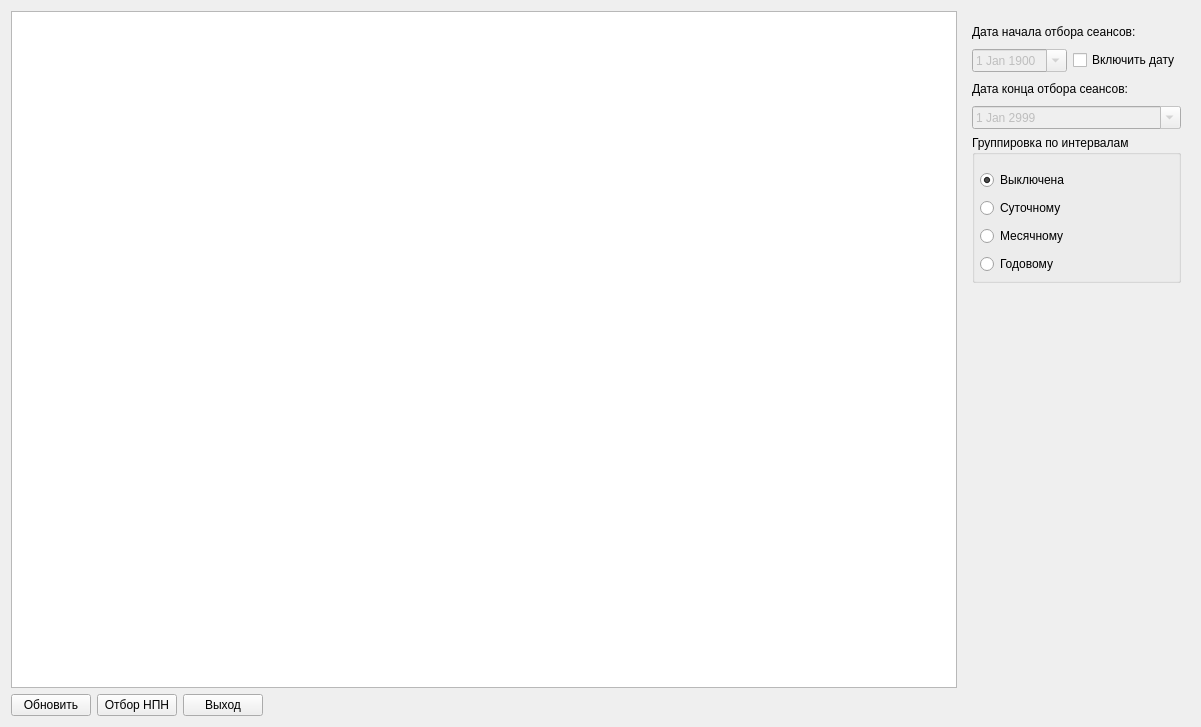
<?xml version="1.0" encoding="UTF-8"?>
<ui version="4.0">
 <class>FSeansDs</class>
 <widget class="QWidget" name="FSeansDs">
  <property name="windowModality">
   <enum>Qt::ApplicationModal</enum>
  </property>
  <property name="geometry">
   <rect>
    <x>0</x>
    <y>0</y>
    <width>1201</width>
    <height>727</height>
   </rect>
  </property>
  <property name="windowTitle">
   <string>Предварительная оценка сеансов ДС</string>
  </property>
  <property name="windowIcon">
   <iconset resource="res.qrc">
    <normaloff>:/res/1/table.png</normaloff>:/res/1/table.png</iconset>
  </property>
  <layout class="QGridLayout" name="gridLayout_2">
   <item row="0" column="0">
    <widget class="QTableView" name="tableView"/>
   </item>
   <item row="0" column="1">
    <layout class="QVBoxLayout" name="verticalLayout">
     <item>
      <widget class="QFrame" name="frame">
       <property name="minimumSize">
        <size>
         <width>215</width>
         <height>281</height>
        </size>
       </property>
       <property name="maximumSize">
        <size>
         <width>300</width>
         <height>320</height>
        </size>
       </property>
       <property name="frameShape">
        <enum>QFrame::NoFrame</enum>
       </property>
       <property name="frameShadow">
        <enum>QFrame::Raised</enum>
       </property>
       <layout class="QGridLayout" name="gridLayout">
        <item row="0" column="0">
         <widget class="QLabel" name="label">
          <property name="text">
           <string>Дата начала отбора сеансов:</string>
          </property>
         </widget>
        </item>
        <item row="1" column="0">
         <layout class="QHBoxLayout" name="horizontalLayout_2">
          <item>
           <widget class="QDateEdit" name="de_ns">
            <property name="enabled">
             <bool>false</bool>
            </property>
            <property name="calendarPopup">
             <bool>true</bool>
            </property>
            <property name="date">
             <date>
              <year>1900</year>
              <month>1</month>
              <day>1</day>
             </date>
            </property>
           </widget>
          </item>
          <item>
           <widget class="QCheckBox" name="cb_ns">
            <property name="text">
             <string>Включить дату</string>
            </property>
            <property name="checked">
             <bool>false</bool>
            </property>
           </widget>
          </item>
         </layout>
        </item>
        <item row="2" column="0">
         <widget class="QLabel" name="label_2">
          <property name="text">
           <string>Дата конца отбора сеансов:</string>
          </property>
         </widget>
        </item>
        <item row="3" column="0">
         <widget class="QDateEdit" name="de_ks">
          <property name="enabled">
           <bool>false</bool>
          </property>
          <property name="calendarPopup">
           <bool>true</bool>
          </property>
          <property name="date">
           <date>
            <year>2999</year>
            <month>1</month>
            <day>1</day>
           </date>
          </property>
         </widget>
        </item>
        <item row="4" column="0">
         <widget class="QGroupBox" name="grBox">
          <property name="minimumSize">
           <size>
            <width>201</width>
            <height>148</height>
           </size>
          </property>
          <property name="title">
           <string>Группировка по интервалам</string>
          </property>
          <widget class="QRadioButton" name="rbNo">
           <property name="geometry">
            <rect>
             <x>8</x>
             <y>34</y>
             <width>102</width>
             <height>22</height>
            </rect>
           </property>
           <property name="text">
            <string>Выключена</string>
           </property>
           <property name="checked">
            <bool>true</bool>
           </property>
          </widget>
          <widget class="QRadioButton" name="rbSut">
           <property name="geometry">
            <rect>
             <x>8</x>
             <y>62</y>
             <width>98</width>
             <height>22</height>
            </rect>
           </property>
           <property name="text">
            <string>Суточному</string>
           </property>
          </widget>
          <widget class="QRadioButton" name="rbMes">
           <property name="geometry">
            <rect>
             <x>8</x>
             <y>90</y>
             <width>101</width>
             <height>22</height>
            </rect>
           </property>
           <property name="text">
            <string>Месячному</string>
           </property>
          </widget>
          <widget class="QRadioButton" name="rbGod">
           <property name="geometry">
            <rect>
             <x>8</x>
             <y>118</y>
             <width>91</width>
             <height>22</height>
            </rect>
           </property>
           <property name="text">
            <string>Годовому</string>
           </property>
          </widget>
         </widget>
        </item>
       </layout>
      </widget>
     </item>
     <item>
      <spacer name="verticalSpacer">
       <property name="orientation">
        <enum>Qt::Vertical</enum>
       </property>
       <property name="sizeHint" stdset="0">
        <size>
         <width>20</width>
         <height>40</height>
        </size>
       </property>
      </spacer>
     </item>
    </layout>
   </item>
   <item row="1" column="0">
    <layout class="QHBoxLayout" name="horizontalLayout">
     <item>
      <widget class="QPushButton" name="btnRefresh">
       <property name="text">
        <string>Обновить</string>
       </property>
       <property name="icon">
        <iconset resource="res.qrc">
         <normaloff>:/res/Sync.png</normaloff>:/res/Sync.png</iconset>
       </property>
       <property name="iconSize">
        <size>
         <width>32</width>
         <height>32</height>
        </size>
       </property>
      </widget>
     </item>
     <item>
      <widget class="QPushButton" name="btnFiltr">
       <property name="text">
        <string>Отбор НПН</string>
       </property>
       <property name="icon">
        <iconset resource="res.qrc">
         <normaloff>:/res/1/filter_add.png</normaloff>
         <normalon>:/res/1/filter_clear.png</normalon>:/res/1/filter_add.png</iconset>
       </property>
       <property name="iconSize">
        <size>
         <width>32</width>
         <height>32</height>
        </size>
       </property>
       <property name="checkable">
        <bool>true</bool>
       </property>
      </widget>
     </item>
     <item>
      <widget class="QPushButton" name="btnExit">
       <property name="text">
        <string>Выход</string>
       </property>
       <property name="icon">
        <iconset resource="res.qrc">
         <normaloff>:/res/Exit.png</normaloff>:/res/Exit.png</iconset>
       </property>
       <property name="iconSize">
        <size>
         <width>32</width>
         <height>32</height>
        </size>
       </property>
      </widget>
     </item>
     <item>
      <spacer name="horizontalSpacer">
       <property name="orientation">
        <enum>Qt::Horizontal</enum>
       </property>
       <property name="sizeHint" stdset="0">
        <size>
         <width>40</width>
         <height>20</height>
        </size>
       </property>
      </spacer>
     </item>
    </layout>
   </item>
  </layout>
 </widget>
 <resources>
  <include location="res.qrc"/>
 </resources>
 <connections/>
</ui>
